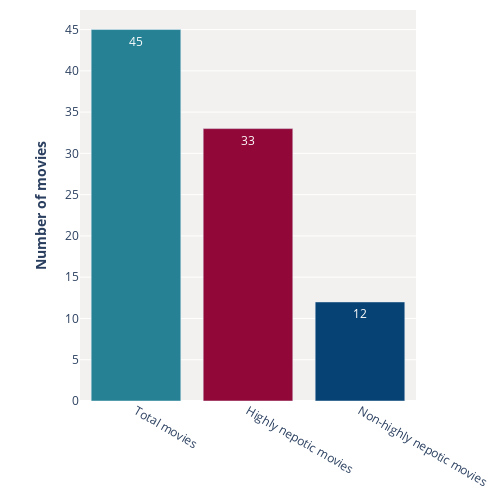

Here is the notebook cell this chart was saved with:
### Code cell
# Visualization
fig = go.Figure(data=[go.Bar(
            x=movies, y=values,
            text=values,
            textposition='auto',
            marker=dict(color=[color_teal, color_plum, '#064273'])
        )])

fig.update_layout(
    autosize=False,
    width=500,
    height=500,
    xaxis = dict(showgrid = False),
    yaxis = dict(title="<b> Number of movies <b>"),
    plot_bgcolor= 'rgba(242, 241, 239, 1)',
    margin=go.layout.Margin(
        t=10, #top margin
    )
)

fig.show()

fig.write_image("kj_movies_by_nepotic_level.png", engine="kaleido", scale = 2.5)

### Figure 1 — Plotly figure (JSON) as saved in the notebook; plotly's stock layout.template omitted (floating-point values rounded to 4 significant figures)
{"data": [{"marker": {"color": ["#258193", "#910838", "#064273"]}, "text": ["45", "33", "12"], "textposition": "auto", "type": "bar", "x": ["Total movies", "Highly nepotic movies", "Non-highly nepotic movies"], "y": [45, 33, 12]}], "layout": {"autosize": false, "height": 500, "margin": {"t": 10}, "plot_bgcolor": "rgba(242, 241, 239, 1)", "width": 500, "xaxis": {"autorange": true, "range": [-0.5, 2.5], "showgrid": false, "type": "category"}, "yaxis": {"autorange": true, "range": [0, 47.37], "title": {"text": "<b> Number of movies <b>"}, "type": "linear"}}}
